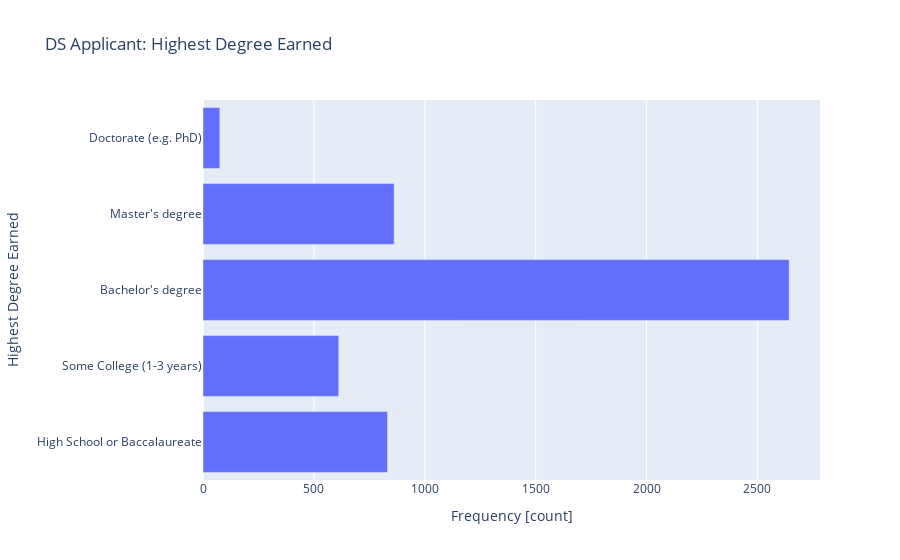

Notebook source saved alongside this figure:
### Markdown cell above
**Task 7.1.21:** Create a function `build_ed_bar` that returns a plotly horizontal bar chart of `education`. Be sure to label your x-axis `"Frequency [count]"`, y-axis `"Highest Degree Earned"`, and use the title `"DS Applicant Education Levels"`.

- [What's a bar chart?](../%40textbook/08-visualization-plotly.ipynb#Bar-Chart)
- [Create a bar chart using plotly express.](../%40textbook/08-visualization-plotly.ipynb#Bar-Chart)

### Code cell
def build_ed_bar():
    # Create bar chart
    fig = px.bar(
    x=education,
        y=education.index,
        orientation="h",
        title="DS Applicant: Highest Degree Earned"
    )
    
    
    # Add axis labels
    fig.update_layout(xaxis_title="Frequency [count]",yaxis_title="Highest Degree Earned")
    return fig


ed_fig = build_ed_bar()
print("ed_fig type:", type(ed_fig))
ed_fig.show()

### Figure 1 — Plotly figure (JSON) as saved in the notebook; plotly's stock layout.template omitted (floating-point values rounded to 4 significant figures)
{"data": [{"alignmentgroup": "True", "hovertemplate": "x=%{x}<br>y=%{y}<extra></extra>", "legendgroup": "", "marker": {"color": "#636efa", "pattern": {"shape": ""}}, "name": "", "offsetgroup": "", "orientation": "h", "showlegend": false, "textposition": "auto", "type": "bar", "x": [832, 612, 2643, 862, 76], "xaxis": "x", "y": ["High School or Baccalaureate", "Some College (1-3 years)", "Bachelor's degree", "Master's degree", "Doctorate (e.g. PhD)"], "yaxis": "y"}], "layout": {"autosize": true, "barmode": "relative", "legend": {"tracegroupgap": 0}, "title": {"text": "DS Applicant: Highest Degree Earned"}, "xaxis": {"anchor": "y", "autorange": true, "domain": [0, 1], "range": [0, 2782.0], "title": {"text": "Frequency [count]"}, "type": "linear"}, "yaxis": {"anchor": "x", "autorange": true, "domain": [0, 1], "range": [-0.5, 4.5], "title": {"text": "Highest Degree Earned"}, "type": "category"}}}
